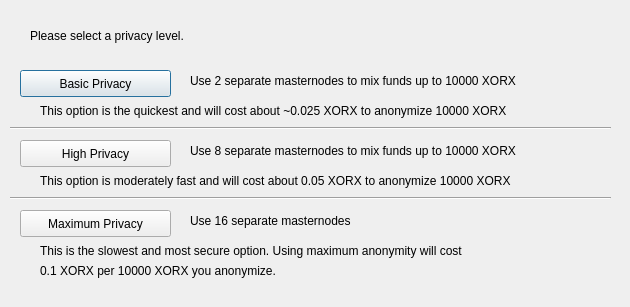
<?xml version="1.0" encoding="UTF-8"?>
<ui version="4.0">
 <class>ObfuscationConfig</class>
 <widget class="QDialog" name="ObfuscationConfig">
  <property name="geometry">
   <rect>
    <x>0</x>
    <y>0</y>
    <width>630</width>
    <height>307</height>
   </rect>
  </property>
  <property name="windowTitle">
   <string>Configure Obfuscation</string>
  </property>
  <widget class="QPushButton" name="buttonBasic">
   <property name="geometry">
    <rect>
     <x>20</x>
     <y>70</y>
     <width>151</width>
     <height>27</height>
    </rect>
   </property>
   <property name="text">
    <string>Basic Privacy</string>
   </property>
  </widget>
  <widget class="QPushButton" name="buttonHigh">
   <property name="geometry">
    <rect>
     <x>20</x>
     <y>140</y>
     <width>151</width>
     <height>27</height>
    </rect>
   </property>
   <property name="text">
    <string>High Privacy</string>
   </property>
  </widget>
  <widget class="QPushButton" name="buttonMax">
   <property name="geometry">
    <rect>
     <x>20</x>
     <y>210</y>
     <width>151</width>
     <height>27</height>
    </rect>
   </property>
   <property name="text">
    <string>Maximum Privacy</string>
   </property>
  </widget>
  <widget class="QLabel" name="label">
   <property name="geometry">
    <rect>
     <x>30</x>
     <y>20</y>
     <width>571</width>
     <height>31</height>
    </rect>
   </property>
   <property name="text">
    <string>Please select a privacy level.</string>
   </property>
  </widget>
  <widget class="QLabel" name="label_2">
   <property name="geometry">
    <rect>
     <x>190</x>
     <y>70</y>
     <width>421</width>
     <height>21</height>
    </rect>
   </property>
   <property name="text">
    <string>Use 2 separate masternodes to mix funds up to 10000 XORX</string>
   </property>
  </widget>
  <widget class="QLabel" name="label_3">
   <property name="geometry">
    <rect>
     <x>190</x>
     <y>140</y>
     <width>411</width>
     <height>21</height>
    </rect>
   </property>
   <property name="text">
    <string>Use 8 separate masternodes to mix funds up to 10000 XORX</string>
   </property>
  </widget>
  <widget class="QLabel" name="label_4">
   <property name="geometry">
    <rect>
     <x>190</x>
     <y>210</y>
     <width>421</width>
     <height>21</height>
    </rect>
   </property>
   <property name="text">
    <string>Use 16 separate masternodes</string>
   </property>
  </widget>
  <widget class="QLabel" name="label_6">
   <property name="geometry">
    <rect>
     <x>40</x>
     <y>100</y>
     <width>561</width>
     <height>21</height>
    </rect>
   </property>
   <property name="text">
    <string>This option is the quickest and will cost about ~0.025 XORX to anonymize 10000 XORX</string>
   </property>
  </widget>
  <widget class="QLabel" name="label_7">
   <property name="geometry">
    <rect>
     <x>40</x>
     <y>170</y>
     <width>561</width>
     <height>21</height>
    </rect>
   </property>
   <property name="text">
    <string>This option is moderately fast and will cost about 0.05 XORX to anonymize 10000 XORX</string>
   </property>
  </widget>
  <widget class="QLabel" name="label_8">
   <property name="geometry">
    <rect>
     <x>40</x>
     <y>240</y>
     <width>561</width>
     <height>21</height>
    </rect>
   </property>
   <property name="text">
    <string>This is the slowest and most secure option. Using maximum anonymity will cost</string>
   </property>
  </widget>
  <widget class="QLabel" name="label_9">
   <property name="geometry">
    <rect>
     <x>40</x>
     <y>260</y>
     <width>561</width>
     <height>21</height>
    </rect>
   </property>
   <property name="text">
    <string>0.1 XORX per 10000 XORX you anonymize.</string>
   </property>
  </widget>
  <widget class="Line" name="line">
   <property name="geometry">
    <rect>
     <x>10</x>
     <y>120</y>
     <width>601</width>
     <height>16</height>
    </rect>
   </property>
   <property name="orientation">
    <enum>Qt::Horizontal</enum>
   </property>
  </widget>
  <widget class="Line" name="line_2">
   <property name="geometry">
    <rect>
     <x>10</x>
     <y>190</y>
     <width>601</width>
     <height>16</height>
    </rect>
   </property>
   <property name="orientation">
    <enum>Qt::Horizontal</enum>
   </property>
  </widget>
 </widget>
 <resources/>
 <connections/>
</ui>
